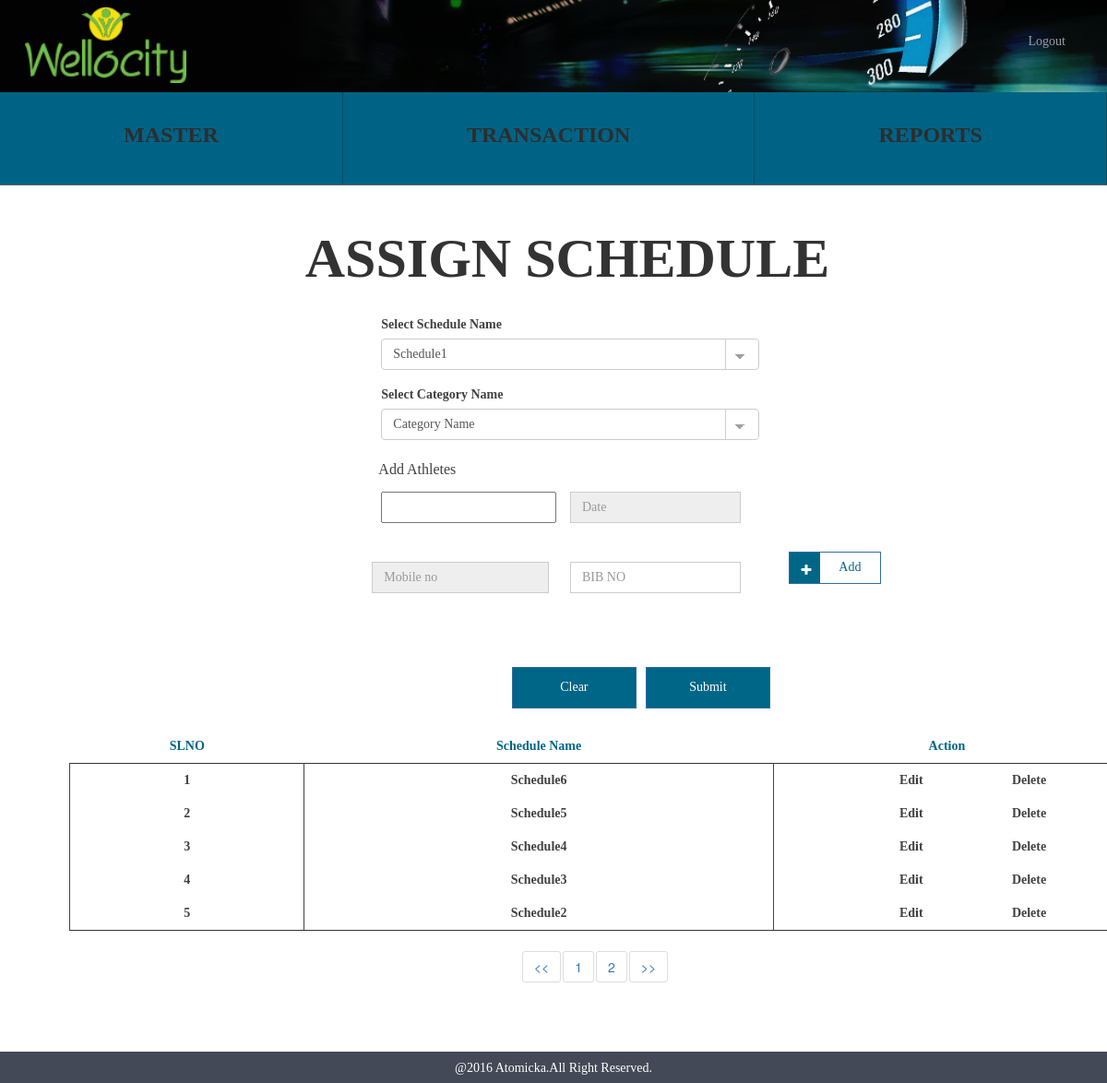
/assign_schedule.php (signed in), run on the app's committed database.
### tables this page shows
CREATE TABLE IF NOT EXISTS `wc_assignschedule` (
  `assignschedule_id` int(10) NOT NULL AUTO_INCREMENT,
  `assigncreateschedule_id` int(10) NOT NULL,
  `assigncategory_id` int(10) NOT NULL,
  `assignathlete_id` int(10) NOT NULL,
  `assignbib_number` varchar(50) NOT NULL,
  `assignschedule_status` tinyint(1) NOT NULL,
  `assignschedule_createddate` timestamp NOT NULL DEFAULT CURRENT_TIMESTAMP,
  PRIMARY KEY (`assignschedule_id`),
  KEY `assigncreateschedule_id` (`assigncreateschedule_id`),
  KEY `assignathlete_id` (`assignathlete_id`),
  KEY `assigncategory_id` (`assigncategory_id`)
);

CREATE TABLE IF NOT EXISTS `wc_createschedule` (
  `createschedule_id` int(10) NOT NULL AUTO_INCREMENT,
  `createschedule_name` varchar(255) NOT NULL,
  `createscheduletestbattery_id` int(10) NOT NULL,
  `createschedule_date` date NOT NULL,
  `createschedule_time` time NOT NULL,
  `createschedule_venue` text NOT NULL,
  `createschedule_status` tinyint(1) NOT NULL,
  `createschedule_createddate` timestamp NOT NULL DEFAULT CURRENT_TIMESTAMP,
  PRIMARY KEY (`createschedule_id`),
  KEY `createscheduletestbattery_id` (`createscheduletestbattery_id`)
);

### functions/create_schedule_function.php (called while the page is built, shortened)
<?php
 	class createscheduleFunction {
        public function createscheduleselectfunction(){
            $temp_arr = array();
            $res = mysql_query("SELECT * FROM wc_createschedule") or die(mysql_error());
            while($row = mysql_fetch_array($res)) {
                $temp_arr[] =$row;
            }
            return $temp_arr;
		}
	}
?>

### functions/assign_schedule_function.php (called while the page is built, shortened)
<?php
class assignscheduleFunction {
   public function assignscheduleSelect(){
       $temp_arr = array();
       $res = mysql_query("SELECT * from wc_assignschedule INNER JOIN wc_createschedule ON wc_assignschedule.assigncreateschedule_id=wc_createschedule.createschedule_id where wc_assignschedule.assignschedule_status='1' group by wc_createschedule.createschedule_id ORDER BY wc_assignschedule.assignschedule_id DESC")or die(mysql_error());
       while($row = mysql_fetch_array($res)) {
           $temp_arr[] =$row;
       }
       return $temp_arr;
   }
}
 ?>

### assign_schedule.php (the view, shortened to what this page needs)
<?php
require_once "functions/create_schedule_function.php";
require_once "functions/assign_schedule_function.php";
require_once "header.php";
$createschedule = new createscheduleFunction();
$assignschedule = new assignschedulefunction();
?>
<div class="container">
	<div class="container align_center align_height">
		<span class="sports">ASSIGN SCHEDULE</span>
	</div>
	<div class="container">
		<div class="col-xs-12 col-md-11">
			<div class="col-md-4 hidden-xs"></div>
			<div class="col-xs-12 col-md-7 align_margin">
				<form method="post" id="assignschedule_form">
					<div class="form-group">
						  <label for="sel1">Select Schedule Name</label>
						  <select class="form-control adjust_width classic" id="sel1" name="Schedule" data-validation-error-msg="Please Select Name of the Schedule" data-validation="required">
							 <?php
		   						 $data = $createschedule->createscheduleselectfunction();
		   						 foreach( $data as $eachrecord ) {
		   						  ?>
		   						  <option value="<?php echo $eachrecord ['createschedule_id']; ?>"><?php echo $eachrecord ['createschedule_name']; ?></option>
		   					   <?php } ?>
						  </select>
					</div>
					<div class="form-group">
						  <label for="sel1">Select Category Name</label>
						  <select class="form-control adjust_width classic" id="sel1" name="category" data-validation-error-msg="Please Select Category of the Schedule" data-validation="required">
							<option value="">Category Name</option>
						  </select>
					</div>
					<label for="athlete" class="email_txt">Add Athletes</label><br>
					<div class="assign_content_holder col-md-11">
						<div class="assign_clone_content">
							<div class="form-group col-md-12">
								<div class="col-md-6 form-group combo--align">
								</div>
						      	<div class="form-group col-md-6">
						      		<input type="text" class="form-control date_assign dob" id="dob" placeholder="Date" name="athlete_date1" disabled>
						   		</div>
						    </div>
						    <div class="form-group col-md-12">
						    	<div class="form-group col-md-6">
						      		<input type="text" class="form-control name_align athlete_mobile mobile" id="mobile" placeholder="Mobile no" name="athlete_mobile1" disabled>
						      	</div>
						      	<div class="form-group col-md-6">
						      		<input type="text" class="form-control date_assign athlete_bib" id="bib" placeholder="BIB NO" name="athlete_bib1" data-validation-error-msg="Please Enter the BIB NO" data-validation="number">
								</div>
						    </div>
						</div>
					</div>
					<div class="form-group assign-add-button">
						<input type="submit" class="btn btn-primary align_right adds_btn add_athelete" value="Add"><i class="fa fa-plus add_align"></i>
					</div>
					<div class="col-md-9 schedule_btn">
						<input type="submit" class="btn btn-primary align_right clear assignschedule_submit" value="Submit">
						<input type="reset" class="btn btn-primary align_right test-submit clear" value="Clear">
					</div>
				</form>
			</div>
			<div class="container table-position">
			  <table class="table state_table">
			    <thead>
			      <tr class="row_color">
			        <th class="align_center">SLNO</th>
			        <th class="align_center">Schedule Name</th>
			        <th class="align_center">Action</th>
			      </tr>
			    </thead>
			    <tbody>
					<?php
					$data = $assignschedule->assignscheduleSelect();
					$i=1;
					foreach( $data as $eachrecord ) {
					 ?>
			      <tr class="align_center delete_color">
			        <td><?php echo $i; ?></td>
			        <td><?php echo $eachrecord ['createschedule_name']; ?></td>
			        <td>
			        	<span class="edit_state edit_assign_schedule" data-value="<?php echo $eachrecord ['createschedule_id']; ?>">Edit</span>
		        		<span class="delete_state" data-value="<?php echo $eachrecord ['assignschedule_id']; ?>">Delete</span>
			        </td>
			      </tr>
				   <?php $i++;} ?>
			    </tbody>
			  </table>
			</div>
		</div>
	</div>
</div>
<?php require_once "footer.php" ?>

### css/style.css (style rules this page uses)
.email_txt,.pwd_txt,.remember_txt { color: #414141; font-family: Montserrat; font-size: 16px; font-weight: normal; margin: 6px 0 0 -3px; }
.align_center { text-align: center; }
.align_right { float: right; }
.sports { font-size: 60px; font-weight: bold; position: relative; font-family: Montserrat; }
.align_margin { margin-bottom:23px; }
.align_height { line-height: 2; }
.row_color { color: #006687; font-family: Montserrat; }
.delete_color { color: #414141; font-weight: bold; font-family: Montserrat; }
.clear { background-color: #006687 !important; color: #fff !important; height: 45px; width: 135px; border-radius: 0 !important; font-weight: bold; font-family: Montserrat; margin-right: 0px; }
.adjust_width { width: 410px !important; height: 34px; box-shadow: none !important; }
.table > thead > tr > th, .table > tbody > tr > th, .table > tfoot > tr > th, .table > thead > tr > td, .table > tbody > tr > td, .table > tfoot > tr > td { border-top: 0 !important; }
.table > thead > tr > th { border-bottom: 1px !important; }
.table > tbody { border:1px solid !important; }
.table > tbody td { border:1px solid; border-bottom: 0 !important }
.table > thead { border-bottom: 1px solid; }
select.classic { background-image: linear-gradient(45deg, transparent 50%, #a0a0a0 50%), linear-gradient(135deg, #a0a0a0 50%, transparent 50%), linear-gradient(to right, #ccc, #ccc); background-position: calc(100% - 20px) calc(1em + 2px), calc(100% - 15px) calc(1em + 2px), calc(100% - 2.5em) -0.5em; background-size: 5px 5px, 5px 5px, 0.07em 3.5em; background-repeat: no-repeat; cursor: pointer; }
select { -moz-appearance: none; -webkit-appearance:none; appearance: none; }
.edit_state,.edit_district { cursor: pointer; position: relative; right: 20px; }
.delete_state,.delete_district { cursor: pointer; float: right; position: relative; right: 20%; }
.schedule_btn { padding: 0 !important; }
.name_align { border-radius: 0 !important; box-shadow: none !important; height: 34px; margin: 12px 0 0px 20px; position: relative; right: 30px; width: 192px !important; color: #424242 !important; font-family: Montserrat; }
.date_assign { border-radius: 0 !important; box-shadow: none !important; height: 34px; margin: 12px 0 0px 12px; position: relative; right: 35px; width: 185px !important; color: #424242 !important; font-family: Montserrat; }
label { color: #414141 !important; font-family: Montserrat; }
button, input, optgroup, select, textarea { font-family: Montserrat !important; }
.adds_btn { background-color: rgb(255, 255, 255) !important; border-radius: 0 !important; bottom: 45px; color: rgb(0, 102, 135) !important; cursor: pointer !important; font-family: Montserrat; font-weight: bold; height: 35px; margin-right: 30px; padding: 2px 0 2px 32px !important; width: 100px; }
.add_align { background: rgb(0, 102, 135) none repeat scroll 0 0; color: rgb(255, 255, 255); cursor: pointer; left: 34px; padding: 12px 10px 7px 12px; position: relative; top: 1px; }
.assign_content_holder { position: relative; right: 45px; }
.assign-add-button { bottom: 75px; float: right; left: 10px; position: relative; }
.parameter-submit,.test-submit { margin-right: 10px !important; }

### data on the page
wc_assignschedule: assigncreateschedule.createschedule_name "Schedule6", $eachrecord ['assignschedule_id'] 6 (drawn)
wc_assignschedule: assigncreateschedule.createschedule_name "Schedule5", $eachrecord ['assignschedule_id'] 5 (drawn)
wc_assignschedule: assigncreateschedule.createschedule_name "Schedule4", $eachrecord ['assignschedule_id'] 4 (drawn)
wc_assignschedule: assigncreateschedule.createschedule_name "Schedule3", $eachrecord ['assignschedule_id'] 3 (drawn)
wc_assignschedule: assigncreateschedule.createschedule_name "Schedule2", $eachrecord ['assignschedule_id'] 2 (drawn)

### other printed values
form field Schedule "Schedule1"
